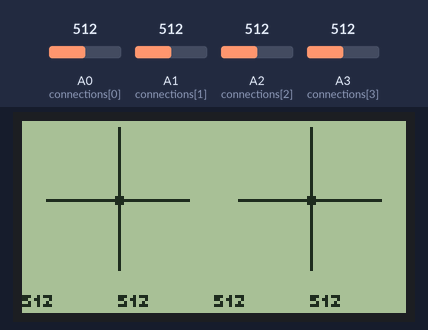
Bench run of a sketch on a simulated Arduino Uno, built with avr-gcc and run on an emulated ATmega328P. Shown: 128×64 one-colour display. Inputs (shaded band) come from the test bench; at power-on: A0 (connections[0]) = 512, A1 (connections[1]) = 512, A2 (connections[2]) = 512, A3 (connections[3]) = 512.

Above: at 1.2 s.
1.3 s: A0 (connections[0]) set to 716
At 1.9 s:
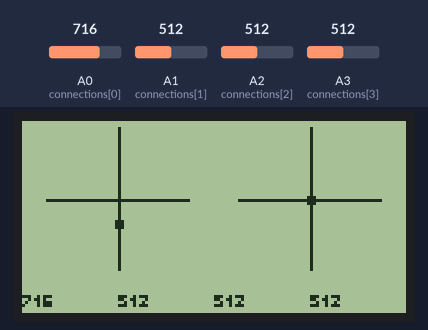
2.9 s: A1 (connections[1]) set to 716
At 4.3 s:
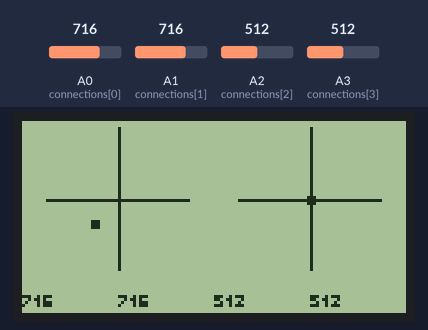
4.6 s: A2 (connections[2]) set to 716
At 5.4 s:
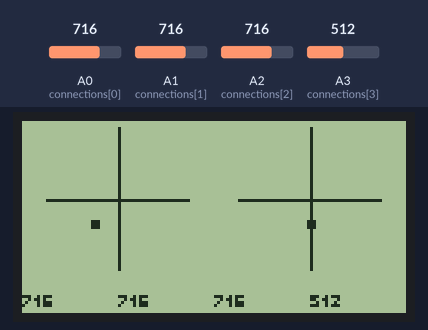
6.3 s: A3 (connections[3]) set to 716
At 7.0 s:
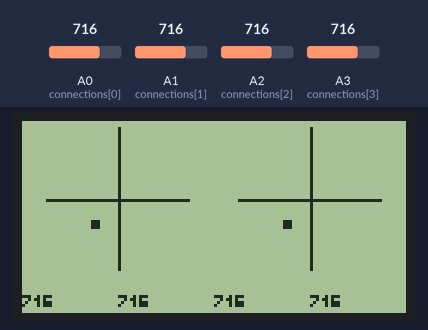
7.8 s: A0 (connections[0]) set to 992
At 9.2 s:
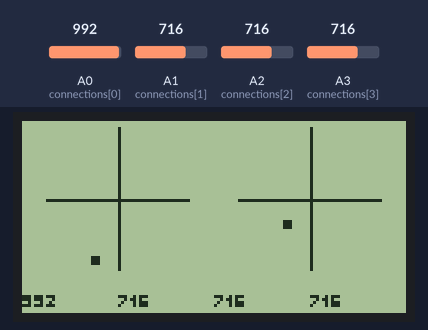
9.6 s: A1 (connections[1]) set to 992
At 10.5 s:
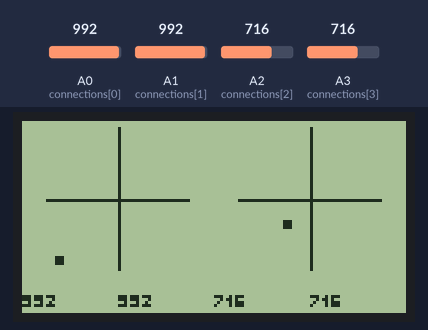
Timing chart, 0 to 12.3 s (numbered marks = the images above; inputs shaded):
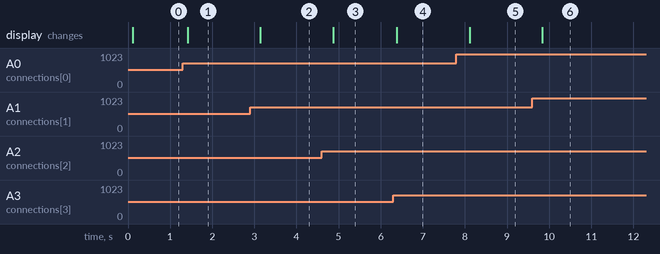

The sketch:

Joysticks-128x64-Graphic.ino
```cpp
#include "U8glib.h"

U8GLIB_ST7920_128X64_1X u8g(10);    // Hardware SPI, 10 = CS/CE, 11 = MOSI, 13 = SCK

const int top     = 10;
const int height  = 8;
const int col1    = 0;
const int col2    = 80;
const int col3    = 110;

const int connections[] = { A0, A1, A2, A3 };

void draw(int raw[], int cooked[])
{
  // Draw left cross

  u8g.drawHLine(8, 26, 48);
  u8g.drawVLine(32, 2, 48);

  // Draw right cross

  u8g.drawHLine(72, 26, 48);
  u8g.drawVLine(96, 2, 48);

  // Position

  u8g.drawBox(31 + 4 * cooked[1], 25 - 4 * cooked[0], 3, 3);
  u8g.drawBox(95 + 4 * cooked[3], 25 - 4 * cooked[2], 3, 3);

  // Debugging only

  u8g.setFont(u8g_font_u8glib_4);

  for(int i = 0; i < 4; ++i ) {
    u8g.setPrintPos(i * 32, 62);
    u8g.print(raw[i]);
  }
}


void setup()
{
  u8g.setFont(u8g_font_u8glib_4);
}

// The -6..5 range is emprically correct to end up with -5..5.
// Specifying -5..5 gives a zero section which is skewed too high.

void loop()
{
  int raw[4], cooked[4];

  for(int i = 0; i < 4; ++i) {
    // Reading twice is better for stability if switching between analog inputs
    int dummy = analogRead(connections[i]);
    delay(10);
    raw[i]    = analogRead(connections[i]);
    cooked[i] = map(raw[i], 0, 1023, 5, -6);
  }

  // Picture loop, required by u8g
  u8g.firstPage();

  do {
    draw(raw, cooked);
  }
  while(u8g.nextPage());

  delay(100);
}
```

Measured:
- after the input at 1.3 s, the display: changes after 0.12 s (image 1)
- after the input at 2.9 s, the display: changes after 0.24 s (image 2)
- after the input at 4.6 s, the display: changes after 0.27 s (image 3)
- after the input at 6.3 s, the display: changes after 0.08 s (image 4)
- after the input at 7.8 s, the display: changes after 0.31 s (image 5)
- after the input at 9.6 s, the display: changes after 0.24 s (image 6)
